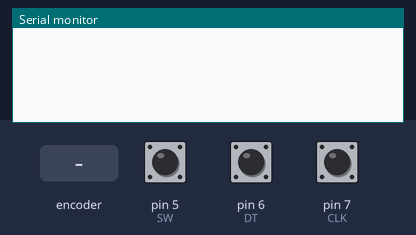
This sketch was run on a simulated Arduino Uno, built with avr-gcc and run on an emulated ATmega328P. Parts: the last lines printed to the serial monitor. The test bench sets the inputs (shaded band); at power-on: pin 5 (SW) HIGH, pin 6 (DT) HIGH, pin 7 (CLK) HIGH.

Above: at 1.2 s.
1.3 s: rotary encoder on pin 7 (CLK) / pin 6 (DT) turned 1 step (first pin leading)
At 1.7 s:
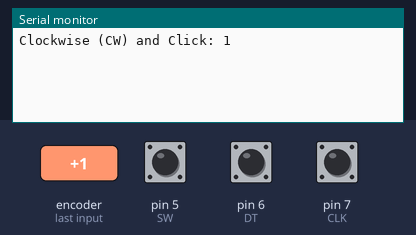
3.0 s: pin 5 (SW) pulled LOW for 0.15 s
At 4.2 s:
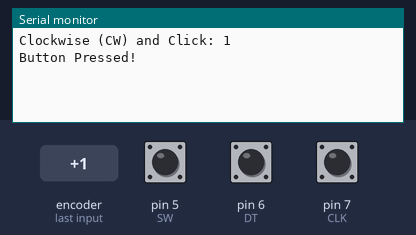
4.6 s: rotary encoder on pin 7 (CLK) / pin 6 (DT) turned 2 steps (second pin leading)
At 5.3 s:
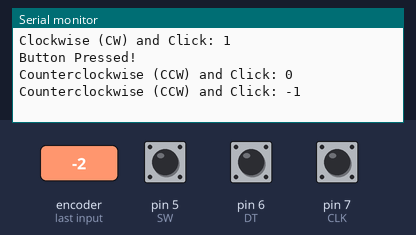

Measured:
- after the input at 1.3 s, the serial monitor: prints a new line at once (image 1)
- after the input at 3.0 s, the serial monitor: prints a new line at once (image 2)
- after the input at 4.6 s, the serial monitor: prints a new line at once (image 3)

The sketch:

KY-040_self.ino
```cpp
//    (C.W.)
//  CLK | DT
//    1 |  1 | 3
//    0 |  1 | 1
//    0 |  0 | 0
//    1 |  0 | 2
//    1 |  1 | 3
//////////////////
//   (C.C.W.)
//  CLK | DT
//    1 |  1 | 3
//    1 |  0 | 2
//    0 |  0 | 0
//    0 |  1 | 1
//    1 |  1 | 3
//////////////////

// Pin definitions
const int CLK = 7;
const int DT = 6;
const int SW = 5;

// Variables to store the state of the rotary encoder and button
int lastCLKstate, lastDTstate, lastSWstate;
int click = 0;

// Debounce configuration
const unsigned long debounceDelay = 5; // Debounce time in milliseconds
unsigned long lastDebounceTime = 0;    // Record the last time an event occurred

void setup() {
  // Initialize serial communication
  Serial.begin(9600);

  // Set pin modes
  pinMode(CLK, INPUT);
  pinMode(DT, INPUT);
  pinMode(SW, INPUT);

  // Initialize states
  lastCLKstate = digitalRead(CLK);
  lastDTstate = digitalRead(DT);
  lastSWstate = digitalRead(SW);
}

void loop() {
    // Read the current states of the rotary encoder and button
    int currentCLKstate = digitalRead(CLK);
    int currentDTstate = digitalRead(DT);
    int currentSWstate = digitalRead(SW);

    // Rotary encoder processing
    if (millis() - lastDebounceTime > debounceDelay) {
        if (currentCLKstate != lastCLKstate && currentCLKstate != currentDTstate && lastCLKstate == HIGH) {
            click += 1;
            Serial.print("Clockwise (CW) and Click: ");
            Serial.println(click);
            lastDebounceTime = millis();
        } else if (currentCLKstate != lastCLKstate && currentCLKstate == currentDTstate && lastCLKstate == HIGH) {
            click -= 1;
            Serial.print("Counterclockwise (CCW) and Click: ");
            Serial.println(click);
            lastDebounceTime = millis();
        }
    }

    // Button press detection
    if (millis() - lastDebounceTime > debounceDelay) {
        if (currentSWstate == LOW && lastSWstate == HIGH) {
            Serial.println("Button Pressed!");
            lastDebounceTime = millis();
        }
    }

    // Update the states
    lastCLKstate = currentCLKstate;
    lastDTstate = currentDTstate;
    lastSWstate = currentSWstate;
}
```
